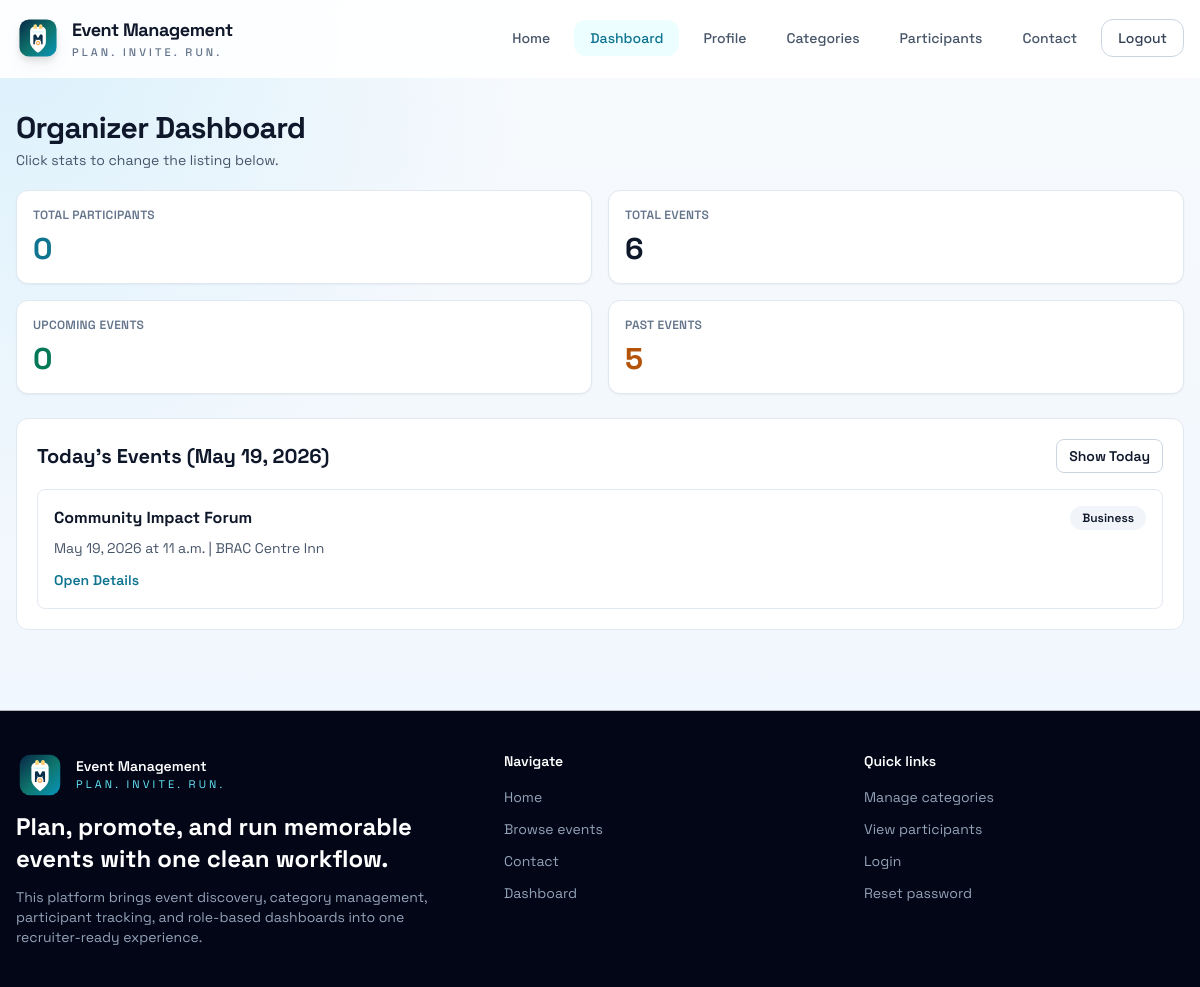
/dashboard/ (signed in), run on the app's committed database.
### events/models.py (models this page shows, shortened)
class Event(models.Model):
    name = models.CharField(max_length=200)
    description = models.TextField()
    date = models.DateField()
    time = models.TimeField()
    location = models.CharField(max_length=200)
    category = models.ForeignKey(Category, on_delete=models.CASCADE, related_name="events")
    image = models.ImageField(upload_to="events/", default="events/default_event.jpg")
    participants = models.ManyToManyField(
        settings.AUTH_USER_MODEL,
        related_name="rsvp_events",
        blank=True,
    )

### categories/models.py (models this page shows, shortened)
class Category(models.Model):
    name = models.CharField(max_length=100)
    description = models.TextField()

### events/views.py (the view)
# urls.py: path("dashboard/", views.dashboard, name="dashboard"),
@role_required("Admin", "Organizer")
def dashboard(request):
    events = Event.objects.select_related("category").prefetch_related("participants")
    today = timezone.localdate()
    event_counts = events.aggregate(
        total=Count("id"),
        upcoming=Count("id", filter=Q(date__gt=today)),
        past=Count("id", filter=Q(date__lt=today)),
        today=Count("id", filter=Q(date=today)),
    )
    participant_totals = Event.participants.through.objects.aggregate(total=Count("id"))
    today_events = list(events.filter(date=today).order_by("time"))
    all_events = list(events.order_by("date", "time"))
    upcoming_events = [event for event in all_events if event.date > today]
    past_events = [event for event in all_events if event.date < today]
    return render(
        request,
        "events/dashboard.html",
        with_role_context(
            request,
            {
                "counts": event_counts,
                "total_participants": participant_totals["total"] or 0,
                "today_events": today_events,
                "all_events": all_events,
                "upcoming_events": upcoming_events,
                "past_events": past_events,
                "today": today,
            },
        ),
    )

### events/views.py (called while the page is built)
def with_role_context(request, context=None):
    base = role_flags_for_user(request.user)
    if context:
        base.update(context)
    return base

### users/utils.py (called while the page is built)
def user_has_role(user, *roles):
    if not user.is_authenticated:
        return False
    if user.is_superuser:
        return True
    return user.groups.filter(name__in=roles).exists()

def role_required(*roles):
    def decorator(view_func):
        @login_required
        @wraps(view_func)
        def _wrapped_view(request, *args, **kwargs):
            if user_has_role(request.user, *roles):
                return view_func(request, *args, **kwargs)
            raise PermissionDenied("You do not have permission to access this page.")
        return _wrapped_view
    return decorator

def role_flags_for_user(user):
    return {
        "is_admin_user": user_has_role(user, "Admin"),
        "is_organizer_user": user_has_role(user, "Organizer"),
        "is_participant_user": user_has_role(user, "Participant"),
    }

### events/templates/events/dashboard.html (shortened to what this page needs)
{% extends "base.html" %}
{% block content %}
<section class="mb-5">
    <h1 class="text-3xl font-bold tracking-tight">Organizer Dashboard</h1>
    <p class="mt-1 text-sm text-slate-600">Click stats to change the listing below.</p>
</section>
<section class="mb-6 grid gap-4 sm:grid-cols-2 xl:grid-cols-4">
    <button class="stat-btn rounded-xl border border-slate-200 bg-white p-4 text-left shadow-sm" data-target="total">
        <p class="text-xs font-semibold uppercase tracking-wide text-slate-500">Total Participants</p>
        <p class="mt-2 text-3xl font-bold text-cyan-700">{{ total_participants }}</p>
    </button>
    <button class="stat-btn rounded-xl border border-slate-200 bg-white p-4 text-left shadow-sm" data-target="total">
        <p class="text-xs font-semibold uppercase tracking-wide text-slate-500">Total Events</p>
        <p class="mt-2 text-3xl font-bold">{{ counts.total }}</p>
    </button>
    <button class="stat-btn rounded-xl border border-slate-200 bg-white p-4 text-left shadow-sm" data-target="upcoming">
        <p class="text-xs font-semibold uppercase tracking-wide text-slate-500">Upcoming Events</p>
        <p class="mt-2 text-3xl font-bold text-emerald-700">{{ counts.upcoming }}</p>
    </button>
    <button class="stat-btn rounded-xl border border-slate-200 bg-white p-4 text-left shadow-sm" data-target="past">
        <p class="text-xs font-semibold uppercase tracking-wide text-slate-500">Past Events</p>
        <p class="mt-2 text-3xl font-bold text-amber-700">{{ counts.past }}</p>
    </button>
</section>
<section class="rounded-xl border border-slate-200 bg-white p-5">
    <div class="mb-4 flex items-center justify-between gap-3">
        <h2 id="event-list-title" class="text-xl font-bold">Today's Events ({{ today }})</h2>
        <button type="button" data-target="today" class="stat-btn rounded-lg border border-slate-300 px-3 py-1.5 text-sm font-semibold hover:bg-slate-100">Show Today</button>
    </div>
    <div id="event-list-container">
        {% include "events/partials/event_items.html" with events=today_events empty_text="No events scheduled for today." %}
    </div>
</section>
{% endblock %}

### events/templates/events/partials/event_items.html
<div class="space-y-3">
    {% for event in events %}
        <article class="rounded-lg border border-slate-200 p-4">
            <div class="flex flex-wrap items-center justify-between gap-2">
                <h3 class="text-base font-bold">{{ event.name }}</h3>
                <span class="rounded-full bg-slate-100 px-3 py-1 text-xs font-semibold">{{ event.category.name }}</span>
            </div>
            <p class="mt-2 text-sm text-slate-600">{{ event.date }} at {{ event.time }} | {{ event.location }}</p>
            <a href="{% url 'events:detail' event.pk %}" class="mt-3 inline-block text-sm font-semibold text-cyan-700 hover:text-cyan-800">Open Details</a>
        </article>
    {% empty %}
        <div class="rounded-lg border border-dashed border-slate-300 p-6 text-sm text-slate-600">{{ empty_text }}</div>
    {% endfor %}
</div>

### events/templates/base.html (style rules this page uses)
:root { --brand-ink: #082f49; --brand-primary: #0f766e; --brand-accent: #ea580c; }
body { font-family: "Space Grotesk", system-ui, sans-serif; background: radial-gradient(circle at top left, rgba(125, 211, 252, 0.24), transparent 35%), linear-gradient(180deg, #f8fafc 0%, #eef6ff 100%); }

### data on the page
Event: date "May 19, 2026", name "Community Impact Forum", category.name "Business", time "11 a.m.", location "BRAC Centre Inn"

### other printed values
{{ total_participants }} "0"
{{ counts.total }} "6"
{{ counts.upcoming }} "0"
{{ counts.past }} "5"
